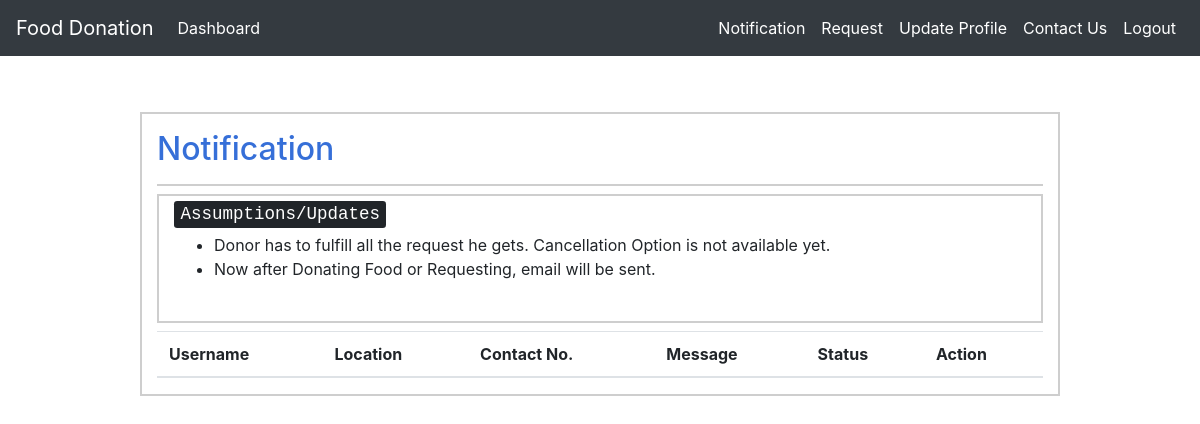
/users/messages/ (signed in), run on an earlier commit of the app's database.
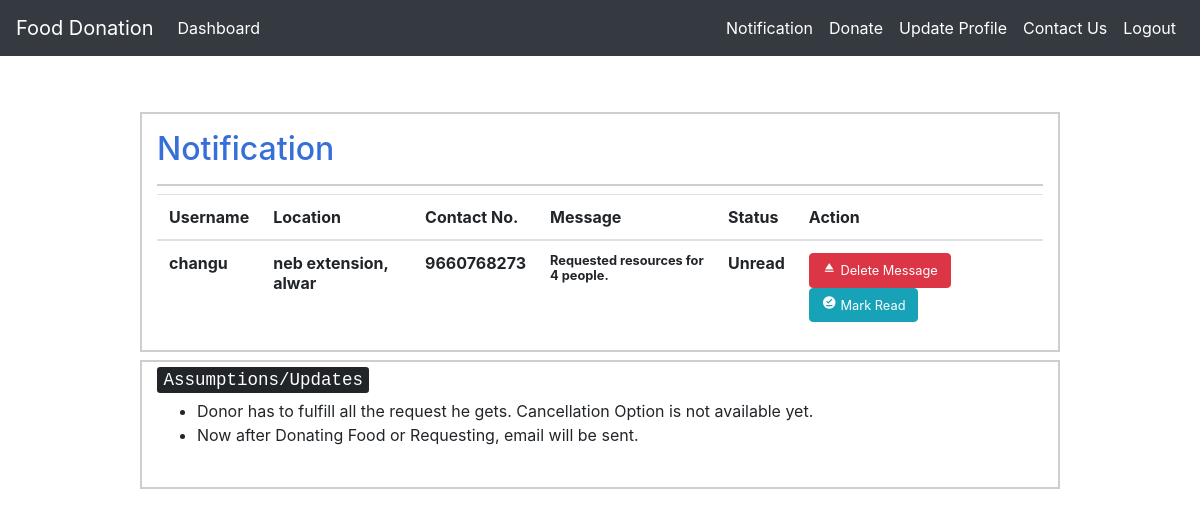
And on a later commit of the database.
### customUser/models.py (models this page shows, shortened)
class Messages(models.Model):
    sender = models.ForeignKey(CustomUser, on_delete = models.CASCADE, related_name = 'senders')
    reciever = models.ForeignKey(CustomUser, on_delete = models.CASCADE, related_name = 'recievers')
    message = models.CharField(max_length = 150)
    read_unread = models.BooleanField(default = "False") # FALSE - UNREAD

class CustomUser(AbstractUser):
    pin_code = models.IntegerField(null = True)
    contact_no = models.IntegerField(null = True)
    resources = models.IntegerField(null = True) # no. of persons avability/requirement
    locality = models.CharField(max_length = 100)
    city = models.CharField(max_length = 50)
    """CHOICES=[('0','Donor'),
                   ('1','Reciever')]"""
    state = models.CharField(max_length = 50, default = " ")
    donor = models.BooleanField(default = 'False') # 0 - Donor 1 - Reciever
    email = models.EmailField(unique=True)
    organisation = models.BooleanField(default = 'False')

### customUser/views.py (the view)
# urls.py: path('messages/', views.seeNotifications, name = 'notification'),
@login_required(login_url = '/users/login')
def seeNotifications(request):
	message = Messages.objects.filter(reciever = request.user)
	context = { 'messages' : message }
	return render(request, 'notification.html', context)

### templates/notification.html (shortened to what this page needs)
{% extends 'base_with_home.html' %}
{% load crispy_forms_tags %}
{% block navigation %}
	<div class = "nav-item active">
		<a class="nav-link" href="{% url 'notification' %}" >Notification</a>
	</div>
	 <div class = "nav-item active">
		  <a class="nav-link" href="{% url 'maps' %}" class="nav-link">
			  {% if user.donor == True %}  Donate   {% else %}  Request
			  {% endif %}
		  </a>
		</div>
		<div class = "nav-item active">
				<a href="{% url 'edit_profile' %}" class="nav-link"> Update Profile </a>
		</div>
		<div class = "nav-item active">
			<a href = "{% url 'contact' %}" class = 'nav-link'> Contact Us </a>
		</div>
		<div class = "nav-item active">
			<a href="{% url 'logout' %}" class="nav-link">Logout</a>
		</div>
</div>
{% endblock %}
{% block content %}
<div class="container my-2" style="border:2px solid #cecece;">
	<h2 class="py-3" style="color: rgb(54, 111, 216); border-bottom:2px solid #cecece;"> Notification </h2>
	<table class = "table">
			<thead>
				<tr>
 					<th scope="col">  Username  </th>
 					<th scope="col"> Location </th>
 					<th scope="col"> Contact No. </th>
					<th scope="col">  Message  </th>
					<th scope = "col">Status </th>
					<th scope="col"> Action </th>
				</tr>
			</thead>
			<tbody>
		{% for i in messages %}
			<tr>
				<th scope="row">{{ i.sender.username }}</th>
				<th scope="row">{{ i.sender.locality }}, {{ i.sender.city }} </th>
				<th scope="row">{{ i.sender.contact_no }} </th>
				<th scope="row"> <small> <strong> {{ i.message }} </strong> </small></th>
				<th scope = "row">
					{% if i.read_unread == False %}
						Unread
					{% else %}
						Read
					{% endif %}
				</th>
				<th scope = "row">
					<div class = "row">
						<div class = "col">
							<a href="{% url 'deleteNotification' i.pk %}" class="btn btn-danger"> <i class="material-icons" style="font-size:15px">eject</i><small> Delete Message</small></a>
						</div>
						<div class = "col">
							<a href="{% url 'readMessage' i.pk %}" class="btn btn-info"> <i class="material-icons" style="font-size:15px">offline_pin</i><small> Mark Read </small></a>
						</div>
					</div>
				</th>
			</tr>
			</tbody>
			</table>
			</div>
		{% endfor %}
{% endblock %}

### templates/base_with_home.html (shortened to what this page needs)
<head>
    <link rel="stylesheet" href="https://stackpath.bootstrapcdn.com/bootstrap/4.1.3/css/bootstrap.min.css">
    <link rel="stylesheet" href="https://cdnjs.cloudflare.com/ajax/libs/font-awesome/4.7.0/css/font-awesome.min.css">
</head>
<body>
  <nav class="navbar navbar-expand-lg navbar-dark bg-dark">
    <a class="navbar-brand" href="{% url 'home' %}">Food Donation</a>
    <div class="collapse navbar-collapse" id="navbarSupportedContent">
      <ul class="navbar-nav mr-auto">
        <li class="nav-item active">
          <a class="nav-link" href="{% url 'homePage' %}">Dashboard <span class="sr-only">(current)</span></a>
        </li>
      </ul>
      <ul class="navbar-nav ml-auto">
        {% block navigation %}
        {% endblock %}
  </nav>
<br>
<div class="container">
      <div class="row justify-content-center">
        <div class="col-10">
          <br class="mt-4 mb-4">
          {% block content %}
          {% endblock %}
          <div class="container my-2" style="border:2px solid #cecece;">
          <h5 class="mt-2"> <kbd>Assumptions/Updates </kbd> </h5>
          <ul>
            <li>
              Donor has to fulfill all the request he gets. Cancellation Option is not available yet.
            </li>
            <li>
              Now after Donating Food or Requesting, email will be sent.
            </li>
          </ul>
          <br>
          </div>
        </div>
      </div>
    </div>
</body>

What changed in the data, as far as the page shows it:
added Messages: sender.username "changu", sender.locality "neb extension", sender.city "alwar", sender.contact_no "9660768273", message "Requested resources for 4 people.", read_unread "Unread"
Also different on the page:
text no longer shown: "Request"
text now shown: "Donate"
